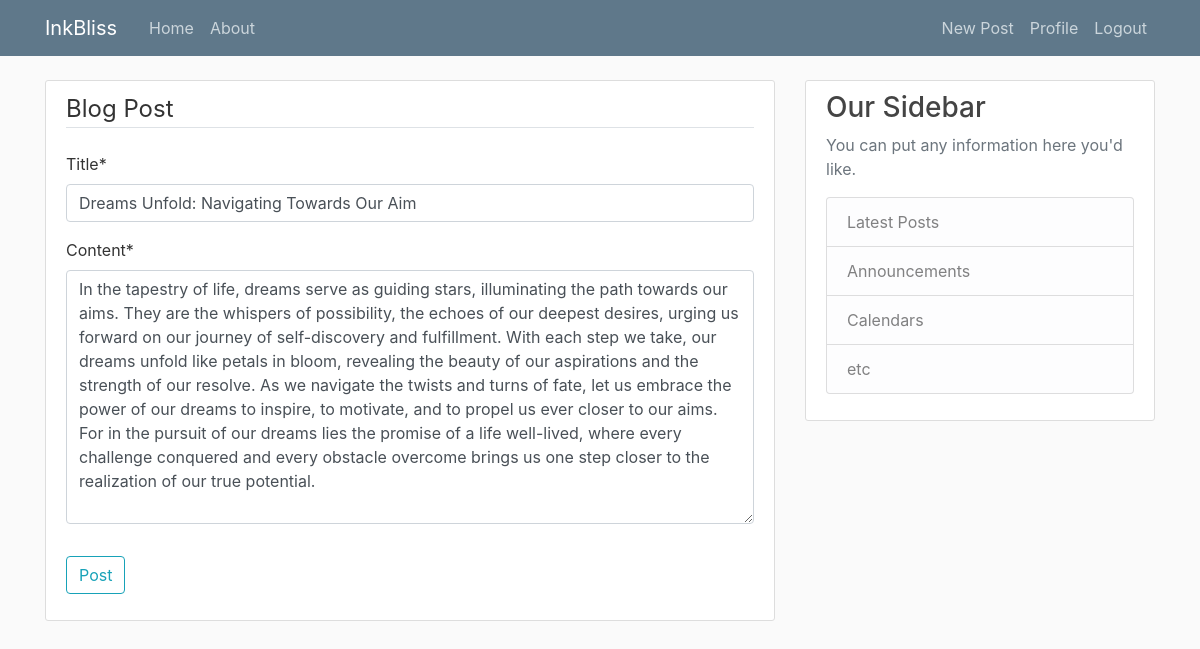
Screenshot of /post/14/update/ (signed in) with the database file from the repository.
### blog/models.py (models this page shows, shortened)
class Post(models.Model):
    title=models.CharField(max_length=100)
    content=models.TextField()
    date=models.DateTimeField(default=timezone.now) #auto_now_add=True
    author=models.ForeignKey(User, on_delete=models.CASCADE)

### blog/views.py (the view, shortened to what this page needs)
# urls.py: path('post/<int:pk>/update/', PostUpdateView.as_view() , name="post-update"),
class PostUpdateView(LoginRequiredMixin, UserPassesTestMixin ,UpdateView):
    model=Post
    fields = ['title','content']
    def test_func(self):
        post= self.get_object()
        if self.request.user==post.author:
            return  True
        return False

### blog/templates/blog/post_form.html (shortened to what this page needs)
{% extends "blog/base.html" %}
{% load crispy_forms_tags %}
{% block content %}
   <div class="content-section">
       <form method="POST">
           <fieldset class="form-group">
                <legend class="border-bottom mb-4">Blog Post</legend>
                {{form|crispy}}
           </fieldset>
           <div class="form-group">
               <button class="btn btn-outline-info" type="submit">Post</button>
           </div>
        </form>
    </div>
{% endblock content %}

### blog/static/blog/main.css (style rules this page uses)
body { background: #fafafa; color: #333333; margin-top: 5rem; }
.content-section { background: #ffffff; padding: 10px 20px; border: 1px solid #dddddd; border-radius: 3px; margin-bottom: 20px; }

### rows the page displays
Post: title "Dreams Unfold: Navigating Towards Our Aim", content "In the tapestry of life, dreams serve as guiding stars, illuminating the path towards our aims. They are the whispers of possibility, the echoes of our deepest desires, urging us forward on our journey of self-discovery and fulfillment. With each step we take, our dreams unfold like petals in bloom, revealing the beauty of our aspirations and the strength of our resolve. As we navigate the twists and turns of fate, let us embrace the power of our dreams to inspire, to motivate, and to propel us ever closer to our aims. For in the pursuit of our dreams lies the promise of a life well-lived, where every challenge conquered and every obstacle overcome brings us one step closer to the…"
